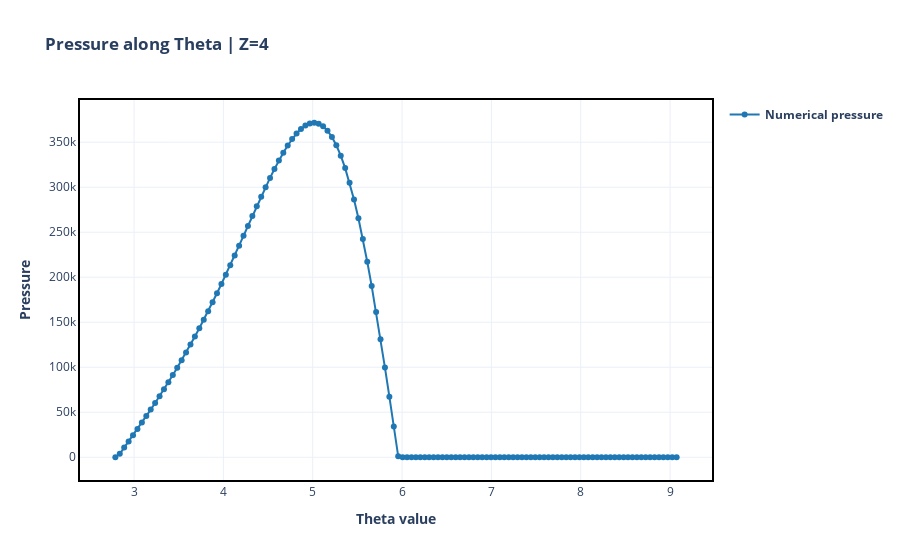

Notebook code cell kept with this figure:
### Code cell
# Plotting pressure along theta in a chosen z

plot_pressure_theta(my_fluid_flow, z=int(nz / 2))
